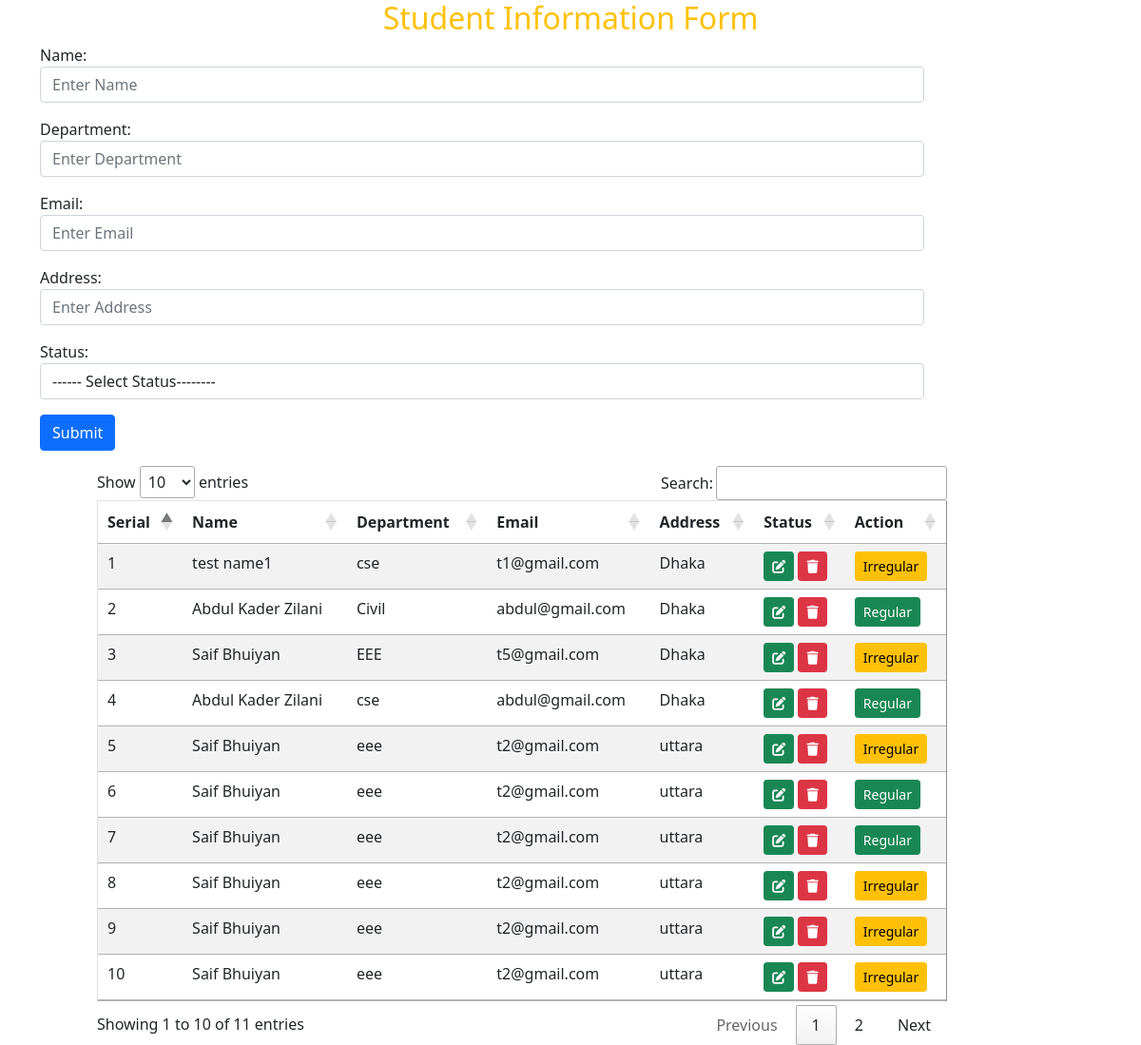
The page / on the database its author committed.
### tables this page shows
CREATE TABLE `tbl_student` (
  `id` int(11) NOT NULL,
  `name` varchar(50) NOT NULL,
  `department` varchar(50) NOT NULL,
  `email` varchar(50) NOT NULL,
  `address` varchar(100) NOT NULL,
  `status` varchar(50) NOT NULL
);

### class.php (called while the page is built, shortened)
<?php
class crud{
    private $connection;
    function __construct()
    {
        $this->connection=new mysqli('localhost','root','','php_crud');
    }
    function show(){
      $table_data= $this->connection->query("SELECT *FROM tbl_student");
      return $table_data;
    }
}
 ?>

### index.php (the view, shortened to what this page needs)
<?php
    include"class.php";
?>
<!DOCTYPE html>
<html lang="en">
<head>
    <link href="https://cdn.jsdelivr.net/npm/bootstrap@5.1.3/dist/css/bootstrap.min.css" rel="stylesheet">
    <link rel="stylesheet" href="https://cdnjs.cloudflare.com/ajax/libs/font-awesome/6.1.2/css/all.min.css" interity="sha512-1sCRPdkRXhBV2PBLUdRb4tMg1w2YPf37qatUFeS7zlBy7jJI8Lf4VHwWfZZfpXtYSLy85pkm9GaYVYMfw5BC1A==" />
     <link rel="stylesheet" href="//cdn.datatables.net/1.12.1/css/jquery.dataTables.min.css">
</head>
<body>
    <?php
        $cd=new crud();
    ?>
<div class="container">
  <h2 class="text-center text-warning">Student Information Form</h2>
  <form class="form-horizontal" action="" method="POST">
    <div class="form-group mb-3">
      <label class="control-label col-sm-2" for="">Name:</label>
      <div class="col-sm-10">
        <input type="text" class="form-control" placeholder="Enter Name" name="name">
      </div>
    </div>
    <div class="form-group mb-3">
      <label class="control-label col-sm-2" for="email">Department:</label>
      <div class="col-sm-10">
        <input type="text" class="form-control"  placeholder="Enter Department" name="department">
      </div>
    </div>
    <div class="form-group mb-3">
      <label class="control-label col-sm-2" for="email">Email:</label>
      <div class="col-sm-10">
        <input type="email" class="form-control" placeholder="Enter Email" name="email">
      </div>
    </div>
    <div class="form-group mb-3">
      <label class="control-label col-sm-2" for="address">Address:</label>
      <div class="col-sm-10">
        <input type="text" class="form-control" placeholder="Enter Address" name="address">
      </div>
    </div>
    <div class="form-group mb-3">
      <label class="control-label col-sm-2" >Status:</label>
      <div class="col-sm-10">
       <select class="form-control" name="status">
        <option value="1">------ Select Status--------</option>
       </select>
      </div>
    </div>
    <div class="form-group mb-3">
      <div class="col-sm-offset-2 col-sm-10">
        <button type="submit" name="submit" class="btn btn-primary">Submit</button>
      </div>
    </div>
  </form>
</div>
<div class="row">
  <div class="col-md-9 offset-md-1">
    <table class="table table-striped" border="1" id="table_id">
      <thead>
      <tr>
        <th>Serial</th>
        <th>Name</th>
        <th>Department</th>
        <th>Email</th>
        <th>Address</th>
        <th>Status</th>
        <th>Action</th>
      </tr>
      </thead>
      <tbody>
      <?php
      $table_view=$cd->show();
      $sl=1;
      while($data=$table_view->fetch_assoc()){
        echo '
        <tr>
            <td>'.$sl.'</td>
            <td>'.$data["name"].'</td>
            <td>'.$data["department"].'</td>
            <td>'.$data["email"].'</td>
            <td>'.$data["address"].'</td>
            <td>
            <a href="" class="btn btn-success btn-sm" data-bs-toggle="modal" data-bs-target="#edit'.$data["id"].'"><i class="fas fa-edit"></i></a>
            <a href="" class="btn btn-danger btn-sm" data-bs-toggle="modal" data-bs-target="#delete'.$data["id"].'"><i class="fas fa-trash"></i></a>
            </td>';
        if($data["status"]==1){
          echo '<form method="GET">
          <td>
          <button class="btn btn-success btn-sm" value="'.$data["id"].'" name="statusId1">Regular</button>
          </td>
          </form></tr>';
        }
        else{
          echo '<form method="GET"><td><button class="btn btn-warning btn-sm" value="'.$data["id"].'" name="statusId2">Irregular</button></td></form></tr>';
        }
        $sl++;
        ?>
          <?php
      }
       ?>
       </tbody>
    </table>
  </div>
</div>
</body>
</html>

### rows shown on the page
tbl_student: name "test name1", department "cse", email "t1@gmail.com", address "Dhaka", $data["id"] 13 (drawn)
tbl_student: name "Abdul Kader Zilani", department "Civil", email "abdul@gmail.com", address "Dhaka", $data["id"] 15 (drawn)
tbl_student: name "Saif Bhuiyan", department "EEE", email "t5@gmail.com", address "Dhaka", $data["id"] 16 (drawn)
tbl_student: name "Abdul Kader Zilani", department "cse", email "abdul@gmail.com", address "Dhaka", $data["id"] 17 (drawn)
tbl_student: name "Saif Bhuiyan", department "eee", email "t2@gmail.com", address "uttara", $data["id"] 20 (drawn)
tbl_student: name "Saif Bhuiyan", department "eee", email "t2@gmail.com", address "uttara", $data["id"] 21 (drawn)
tbl_student: name "Saif Bhuiyan", department "eee", email "t2@gmail.com", address "uttara", $data["id"] 22 (drawn)
tbl_student: name "Saif Bhuiyan", department "eee", email "t2@gmail.com", address "uttara", $data["id"] 23 (drawn)
tbl_student: name "Saif Bhuiyan", department "eee", email "t2@gmail.com", address "uttara", $data["id"] 24 (drawn)
tbl_student: name "Saif Bhuiyan", department "eee", email "t2@gmail.com", address "uttara", $data["id"] 25 (drawn)
